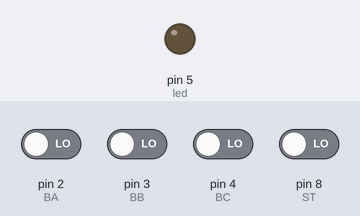
A sketch run on a simulated Arduino Uno, built with avr-gcc and run on an emulated ATmega328P. On the bench: output pins drawn as LEDs (lit = HIGH). The test bench sets the inputs (shaded band); at power-on: pin 2 (BA), pin 3 (BB), pin 4 (BC), pin 8 (ST) LOW.

Above: at 1.2 s.
1.3 s: pin 2 (BA) driven HIGH and pin 3 (BB) driven HIGH and pin 4 (BC) driven HIGH and pin 8 (ST) driven HIGH
At 1.7 s:
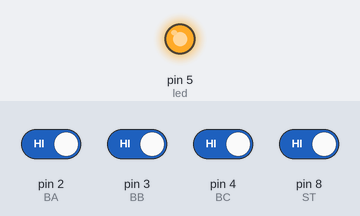
2.8 s: pin 2 (BA) driven LOW
At 4.0 s:
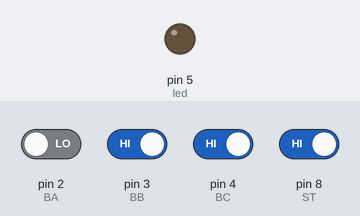
4.3 s: pin 2 (BA) driven HIGH
At 5.3 s:
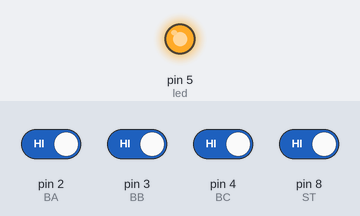
Timing chart, 0 to 7.3 s (numbered marks = the images above; inputs shaded):
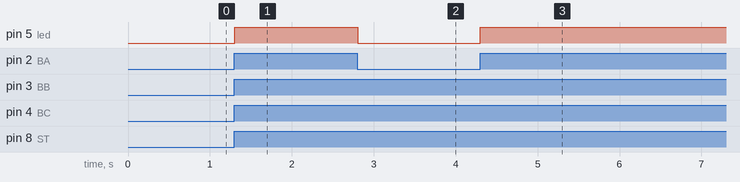

The sketch:

clave.ino
```cpp
// Password

int led = 5;
int BA = 2;
int BB = 3;
int BC = 4;
int CA = 0;
int CB = 0;
int CC = 0;
int CE = 0;
int ST = 8;


void setup() {

  pinMode(led, OUTPUT);
  pinMode(BA, INPUT);
  pinMode(BB, INPUT);
  pinMode(BC, INPUT);
  pinMode(ST, INPUT);

}

void loop() {
  int bs1 = digitalRead(BA);
  int bs2 = digitalRead(BB);
  int bs3 = digitalRead(BC);
  int STS = digitalRead(ST);

  if (bs1 == 1) {

    CA = 1;
  }

  if (bs1 == 1 && bs3 == 1) {

    CB = 2;
  }
  if (bs2 == 1 && bs3 == 1) {

    CC = 3;
  }

  if (CA == 1 && CB == 2 && CC == 3) {
    digitalWrite(led, HIGH);

  }
  else {
    digitalWrite(led, LOW);

  }
  if (bs1 == 1 && bs2 == 1 && STS == 1) {
    CA = 0;
    CB = 0;
    CC = 0;

  }

  delay(50);

}
```

Measured:
- after the input at 1.3 s, pin 5 (led): LOW → HIGH at once
- after the input at 2.8 s, pin 5 (led): HIGH → LOW at once
- after the input at 4.3 s, pin 5 (led): LOW → HIGH at once
